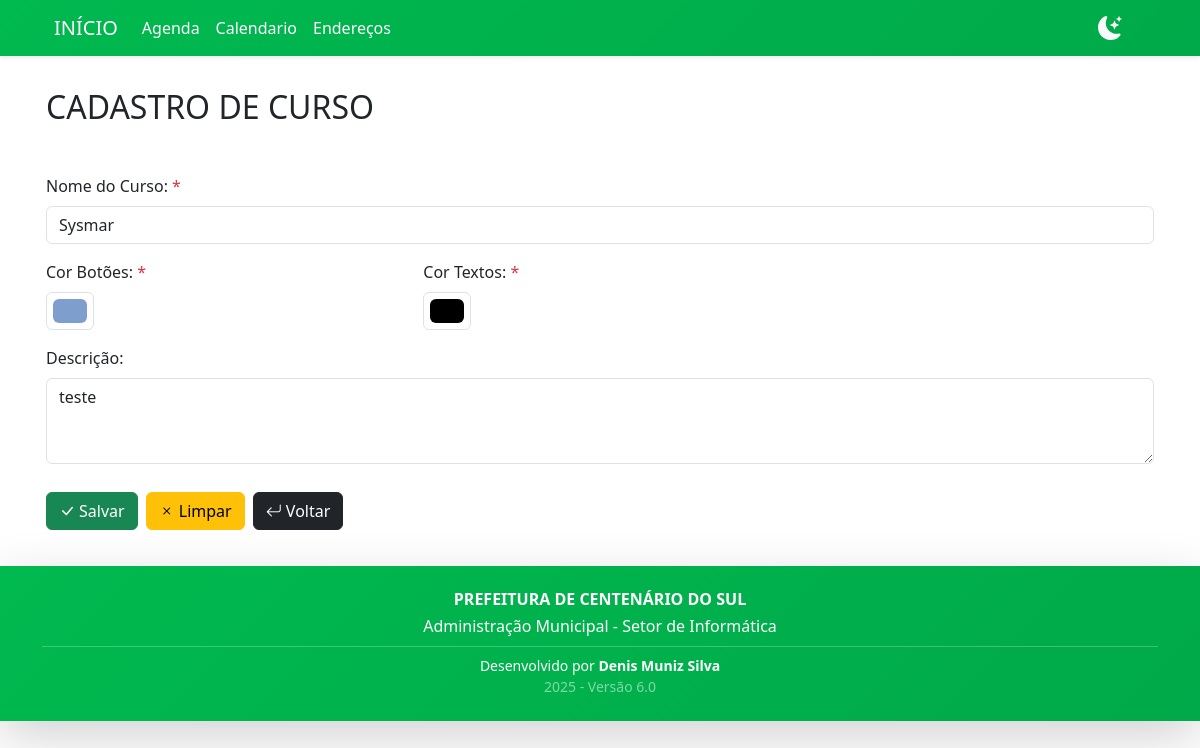
The page /curso/1/update/ (signed in) on the database its author committed.
### curso/models.py (models this page shows, shortened)
class Curso(models.Model):
    data = models.DateTimeField(auto_now_add=True, verbose_name=_('Data'))
    curso = models.CharField(max_length=200, verbose_name=_('Nome do Curso'))
    cor_botao = models.CharField(max_length=10, verbose_name=_('Cor Botões'), default="#0B5ED7")
    cor_texto = models.CharField(max_length=10, verbose_name=_('Cor Textos'), default="#fff")
    descricao = models.TextField(max_length=2000, verbose_name=_('Descrição'), null=True, blank=True)

### curso/views.py (the view, shortened to what this page needs)
# urls.py: path('curso/<int:pk>/update/', CursoEdit.as_view(), name='CursoEdit'),
class CursoEdit(LoginRequiredMixin, UpdateView):
    model = Curso
    form_class = FormCurso
    template_name = 'curso/forms/index.html'
    success_url = reverse_lazy('inicio')

### curso/forms.py
class FormCurso(forms.ModelForm):
    class Meta:
        model = Curso
        fields = [
            'curso',
            'cor_botao',
            'cor_texto',
            'descricao',
        ]

### curso/templates/curso/forms/index.html (shortened to what this page needs)
{% extends 'base.html' %}
{% load static %}
{% load widget_tweaks %}
{% block content %}
<h2 class="mt-3 mb-5">CADASTRO DE CURSO</h2>
<form method="post">
<div class="row">
    <div class="col-sm-12 col-md-12 mb-3">
        <label for="{{ form.curso.id_for_label }}" class="form-label">{{ form.curso.label }}: {% if form.curso.field.required %}<span class="text-danger">*</span>{% endif %}</label>
        {% render_field form.curso class="form-control" %}
    </div>
    <div class="col-sm-6 col-md-4 mb-3">
        <label for="{{ form.cor_botao.id_for_label }}" class="form-label">{{ form.cor_botao.label }}: {% if form.cor_botao.field.required %}<span class="text-danger">*</span>{% endif %}</label>
        {% render_field form.cor_botao class="form-control form-control-color" type='color' %}
    </div>
    <div class="col-sm-6 col-md-4 mb-3">
        <label for="{{ form.cor_texto.id_for_label }}" class="form-label">{{ form.cor_texto.label }}: {% if form.cor_texto.field.required %}<span class="text-danger">*</span>{% endif %}</label>
        {% render_field form.cor_texto class="form-control form-control-color" type='color' %}
    </div>
    <div class="col-sm-12 col-md-12 mb-3">
        <label for="{{ form.descricao.id_for_label }}" class="form-label">{{ form.descricao.label }}: {% if form.descricao.field.required %}<span class="text-danger">*</span>{% endif %}</label>
        {% render_field form.descricao class="form-control" rows="3" %}
    </div>
</div>
<div class="container g-0 mt-2">
    <button type="submit" class="btn btn-success my-1 me-1">
        <i class="bi bi-check-lg me-1"></i>Salvar
    </button>
    <button type="reset" class="btn btn-warning my-1 me-1">
        <i class="bi bi-x me-1"></i>Limpar
    </button>
    <button type="button" onclick="window.history.go(-1)" class="btn btn-dark my-1">
        <i class="bi bi-arrow-return-left me-1"></i>Voltar
    </button>
</div>
</form>
{% endblock content %}

### rows shown on the page
Curso: curso "Sysmar", cor_botao "#7e9ecd", cor_texto "#000000", descricao "teste"
